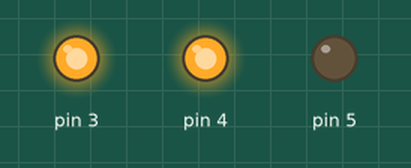
The sketch below on a simulated Arduino Uno, built with avr-gcc and run on an emulated ATmega328P. On the bench: output pins drawn as LEDs (lit = HIGH).

Above: at 1.0 s.
At 2.5 s:
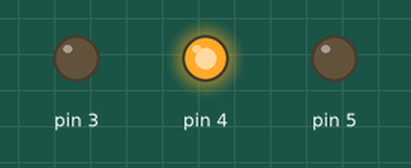
At 4.0 s:
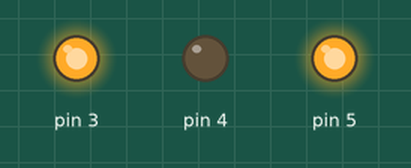
At 5.5 s:
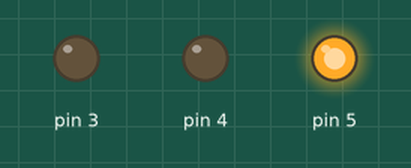
Timing chart, 0 to 7.8 s (numbered marks = the images above):
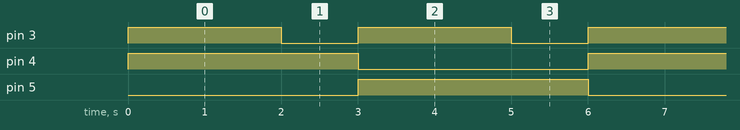

The sketch:

motor_ck_ack.ino
```cpp
/******************************************************************************
    Platform:Arduino Course Programs.

    Written by: Pratiksha Kasbekar, Vidya Robotics Pvt. Ltd.
    Edited By: , Vidya Robotics Pvt. Ltd.
    Last Modification: 08-07-2017

    This program is used for  rotation of motor in both direction i.e Clockwise and Anti-Clockwise.
    DC BO motor is used for programming.
    Motor is connected to Arduino via Motor Driver IC L293D which is 16 pin IC.
    Pin Connections:
    Connect Digital pin 3 of arduino to Enable1 pin of L293D
    Connect Digital pin 4 of arduino to Input1 pin of L293D
    Connect Digital pin 5 of arduino to Input2 pin of L293D

    Hardware Setup:-
    Connect LED and switch Shield to Arduino board
    Connect  USB  cable between PC and Arduino Uno.
    Select Controller Board: Arduino UNO
    Select USBASP programmer type
********************************************************************************/
void setup()
{
  pinMode(3,OUTPUT);
  pinMode(4,OUTPUT);
  pinMode(5,OUTPUT);

}

void clk()
{
  digitalWrite(3,HIGH);
  digitalWrite(4,HIGH);
  digitalWrite(5,LOW);
}

void aclk()
{
  digitalWrite(3,HIGH);
  digitalWrite(4,LOW);
  digitalWrite(5,HIGH);
}

void stp()
{
    digitalWrite(3,LOW);
}

void loop()
{
  clk();
  delay(2000);
  stp();
  delay(1000);
  aclk();
  delay(2000);
   stp();
  delay(1000);

}
```

Measured:
- by itself, pin 3: alternates HIGH for 2.0 s and LOW for 1.0 s
- by itself, pin 4, pin 5: alternates HIGH for 3.0 s and LOW for 3.0 s
- by itself, everything shown: repeats every 6.0 s, in 4 steps
